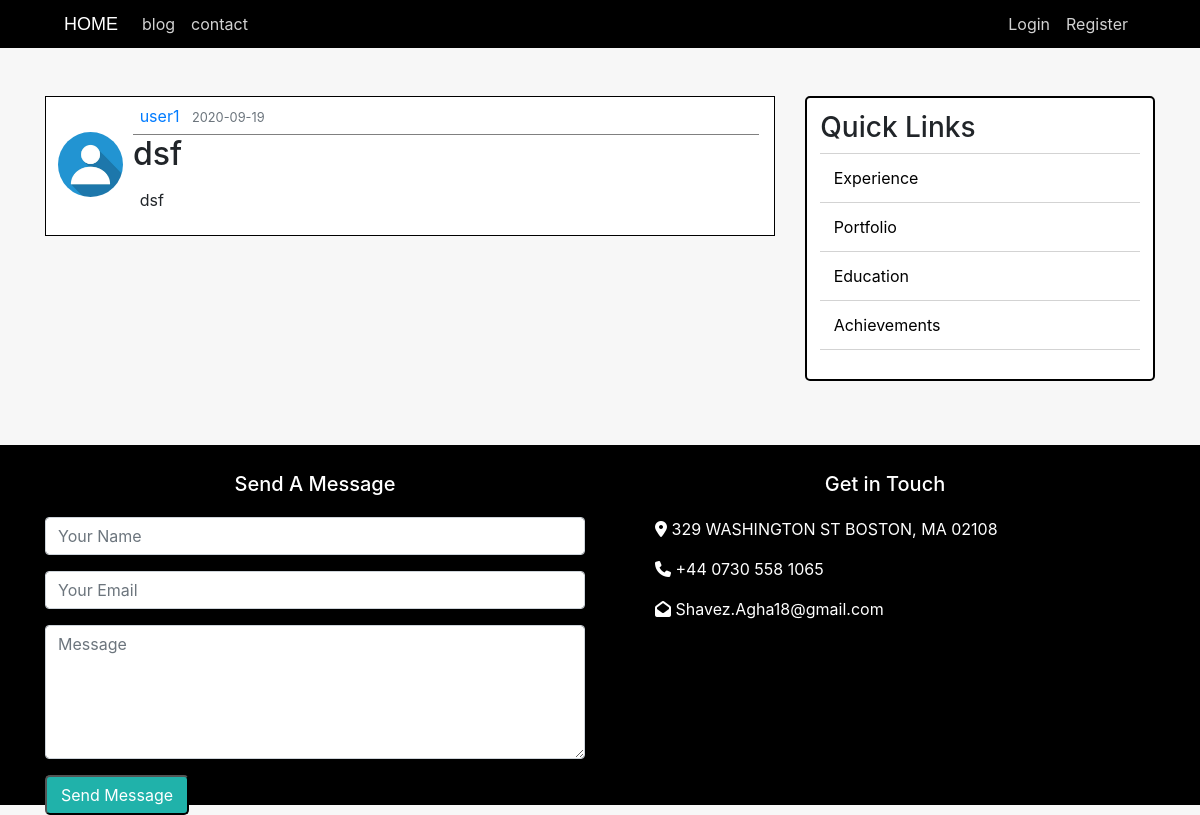
/post/15, run on the app's committed database.
### portfolio/models.py (models this page shows, shortened)
class User(db.Model, UserMixin):
    id = db.Column(db.Integer, primary_key=True)
    username = db.Column(db.String(20), unique=True, nullable=False)
    email = db.Column(db.String(120), unique=True, nullable=False)
    image_file = db.Column(db.String(20), nullable=False, default='default.jpg')
    password = db.Column(db.String(60), nullable=False)
    posts = db.relationship('Post', backref='author', lazy=True)

class Post(db.Model):
    id = db.Column(db.Integer, primary_key=True)
    title = db.Column(db.String(100), nullable=False)
    date_posted = db.Column(db.DateTime, nullable=False, default=datetime.utcnow)
    content = db.Column(db.Text, nullable=False)
    user_id = db.Column(db.Integer, db.ForeignKey('user.id'), nullable=False)

### portfolio/posts/routes.py (the view)
@posts.route("/post/<int:post_id>")
def post(post_id):
    post = Post.query.get_or_404(post_id)
    return render_template('post.html', title=post.title, post=post)

### portfolio/templates/post.html (shortened to what this page needs)
{% extends "base.html" %}
{% block blog %}
    <div class="blog-content col-md-8">
        <article class="media content-section mb-4">
            <img class="rounded-circle article-img" src="{{ url_for('static', filename='profile_pics/' + post.author.image_file) }}">
            <div class="media-body">
                <div class="article-metadata">
                    <a class="mr-2" href="{{ url_for('users.user_posts', username=post.author.username) }}">{{ post.author.username }}</a>
                    <small class="text-muted">{{ post.date_posted.strftime('%Y-%m-%d') }}</small>
                </div>
                <h2 class="article-title">{{ post.title }}</h2>
                <p class="article-content">{{ post.content }}</p>
            </div>
        </article>
    </div>
{% endblock %}

### portfolio/static/main.css (style rules this page uses)
body { background-color: #f7f7f7; }
article { background-color: white; border: 1px black solid; }
.article-img { height: 65px; width: 65px; margin-top: 35px; margin-right: 10px; margin-left: 12px; }
.article-metadata { border-bottom: 1px solid grey; margin-right: 15px; padding: 5pt; }
.article-content { padding: 5pt; }

### data on the page
User: image_file (placeholder picture), author.username "user1"
Post: date_posted "2020-09-19", title "dsf", content "dsf"
